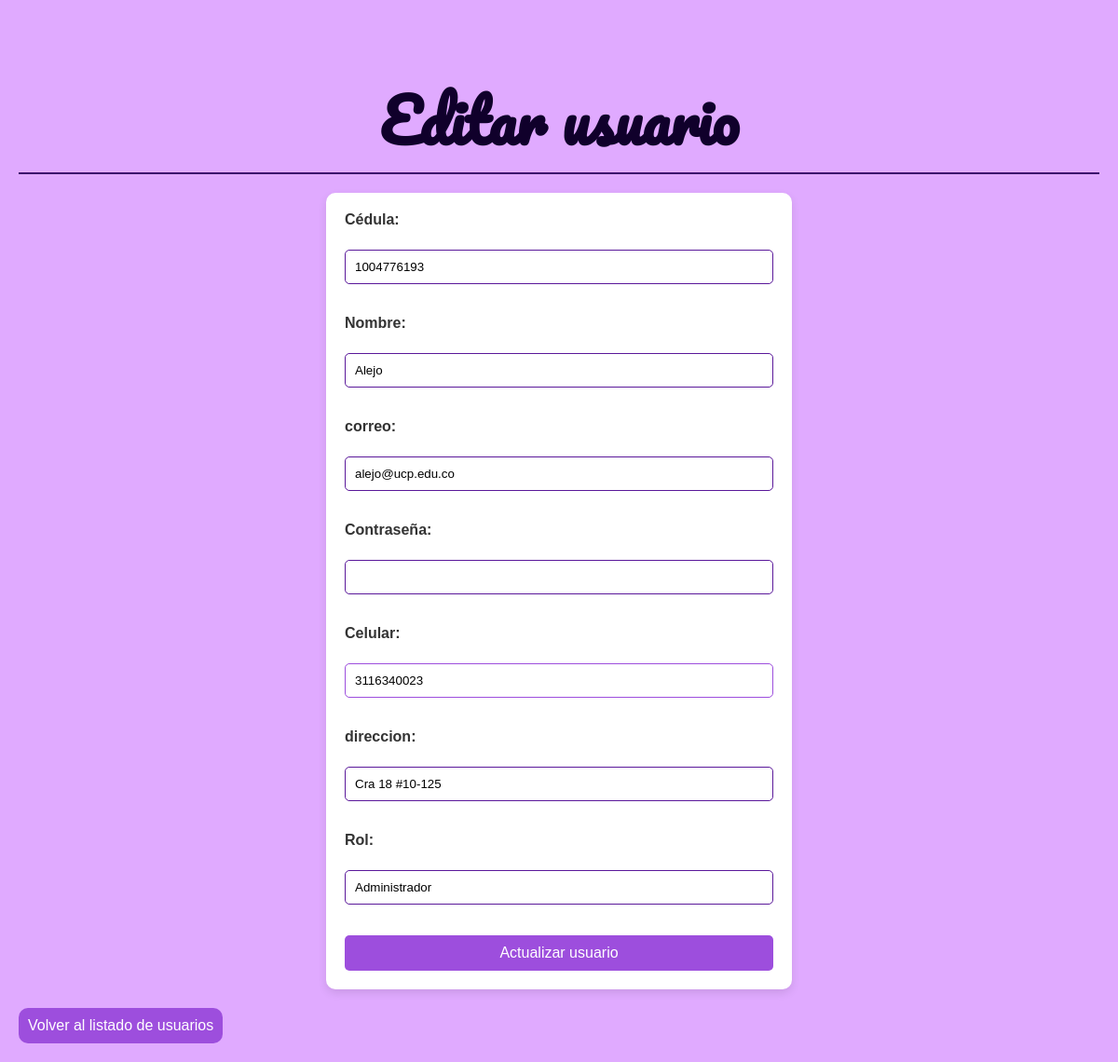
The app's page /PHP/funcionesUsuario/formularioUsuarios.php?id=1004776193 with its own data.
### tables this page shows
CREATE TABLE `usuario` (
  `cedula` varchar(20) NOT NULL,
  `nombre` varchar(100) NOT NULL,
  `correo` varchar(50) NOT NULL,
  `contraseña` varchar(8) NOT NULL,
  `celular` varchar(10) DEFAULT NULL,
  `direccion` text DEFAULT NULL,
  `rol` varchar(15) NOT NULL
);

### PHP/funcionesUsuario/formularioUsuarios.php (the view, shortened to what this page needs)
<!DOCTYPE html>
<html lang="es">
<head>
    <link rel="stylesheet" href="../../css/estilosEditar.css">
</head>
<body>
    <h2><?php echo isset($_GET['id']) ? "Editar usuario" : "Agregar usuario"; ?></h2>
    <?php
    include '../conexion.php';
    $cedula = "";
    $nombre = "";
    $correo = "";
    $celular = "";
    $direccion = "";
    $rol = "";
    if (isset($_GET['id'])) {
        $id = intval($_GET['id']);
        $sql = "SELECT * FROM usuario WHERE cedula = ?";
        $stmt = $conn->prepare($sql);
        $stmt->bind_param("i", $id);
        $stmt->execute();
        $resultado = $stmt->get_result();
        $usuario = $resultado->fetch_assoc();
        $cedula = $usuario['cedula'];
        $nombre = $usuario['nombre'];
        $correo = $usuario['correo'];
        $celular = $usuario['celular'];
        $direccion = $usuario['direccion'];
        $rol = $usuario['rol'];
    }
    ?>
    <form action="procesar_usuario.php" method="post" enctype="multipart/form-data">
        <label for="cedula">Cédula:</label><br>
        <input type="text" id="cedula" name="cedula" readonly value="<?php echo $cedula; ?>" required>
        <br><br>
        <label for="nombre">Nombre:</label><br>
        <input type="text" id="nombre" name="nombre" value="<?php echo $nombre; ?>" required>
        <br><br>
        <label for="correo">correo:</label><br>
        <input type="email" id="correo" name="correo" value="<?php echo $correo; ?>" required>
        <br><br>
        <label for="contraseña">Contraseña:</label><br>
        <input type="password" id="contraseña" name="contraseña" required>
        <br><br>
        <label for="celular">Celular:</label><br>
        <input type="number" id="celular" name="celular" step="0.01" value="<?php echo $celular; ?>" required>
        <br><br>
        <label for="direccion">direccion:</label><br>
        <input type="text" id="direccion" name="direccion" value="<?php echo $direccion; ?>">
        <br><br>
        <label for="rol">Rol:</label>
        <br>
        <input type="text" id="rol" name="rol" value="<?php echo $rol; ?>">
        <br><br>
        <input type="submit" value="<?php echo isset($_GET['id']) ? 'Actualizar usuario' : 'Agregar usuario'; ?>">
    </form>
    <?php
    if (isset($_SERVER['HTTP_REFERER']) && strpos($_SERVER['HTTP_REFERER'], 'index.php') !== false) {
        $pag = "../../index.php";
        $nn = "Volver";
    } else {
        $pag = "../usuarios.php";
        $nn = "Volver al listado de usuarios";
    }
    ?>
    <a href="<?php echo $pag; ?>"><?php echo $nn; ?></a>
</body>
</html>

### Css/estilosEditar.css (style rules this page uses)
:root { --base1: #10002b; --base2: #240046; --base3: #3c096c; --base4: #5a189a; --base5: #7b2cbf; --base6: #9d4edd; --base7: #c77dff; --base8: #e0aaff; --blanco: #ffffff; --verde: #00ff00; }
* { box-sizing: border-box; }
body { font-family: Arial, sans-serif; background-color: var(--base8); font-size: 1rem; color: #333; margin: 0; padding: 20px; }
body > a { background-color: var(--base6); border: none; border-radius: 10px; color: white; padding: 10px; text-decoration: none; }
h2 { text-align: center; color: var(--base1); font-family: "Pacifico", cursive; font-size: 4rem; margin-bottom: 20px; border-bottom: 2px solid var(--base3); }
form { background-color: var(--blanco); border-radius: 10px; padding: 20px; box-shadow: 0 4px 10px rgba(0, 0, 0, 0.1); max-width: 500px; margin: 0 auto; }
label { display: block; margin-bottom: 5px; font-weight: bold; }
input[type="text"], input[type="password"], input[type="number"], input[type="email"] { width: 100%; padding: 10px; margin-bottom: 15px; border: 1px solid var(--base4); border-radius: 5px; transition: border-color 0.3s; }
input[type="text"]:focus, input[type="password"]:focus, input[type="number"], :focus, input[type="email"]:focus { border-color: var(--base6); outline: none; }
input[type="submit"] { color: var(--blanco); background-color: var(--base6); border: none; border-radius: 5px; color: var--blanco; padding: 10px; cursor: pointer; font-size: 16px; width: 100%; transition: background-color 0.3s; }
a { text-decoration: none; color: var(--base6); display: inline-block; margin-top: 20px; }

### records on screen
usuario: cedula "1004776193", nombre "Alejo", correo "alejo@ucp.edu.co", celular "3116340023", direccion "Cra 18 #10-125", rol "Administrador"

### other values on screen
$nn "Volver al listado de usuarios"
